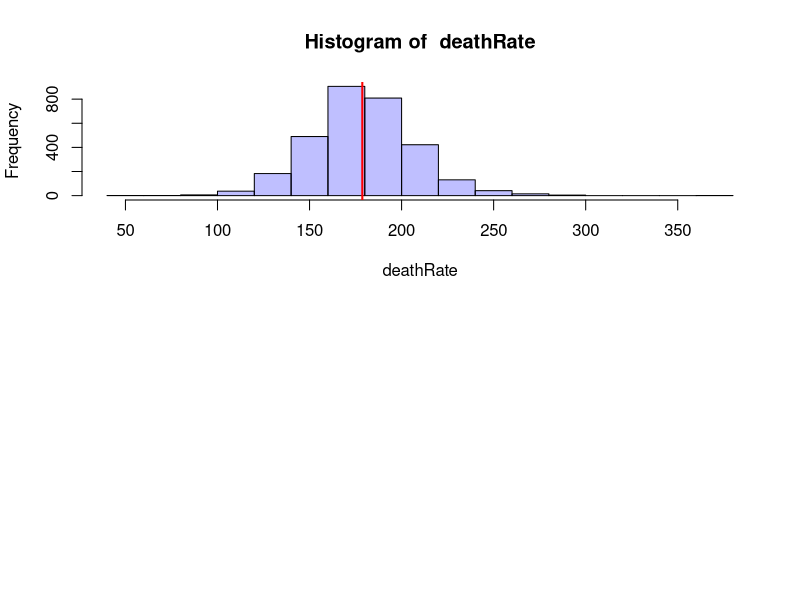
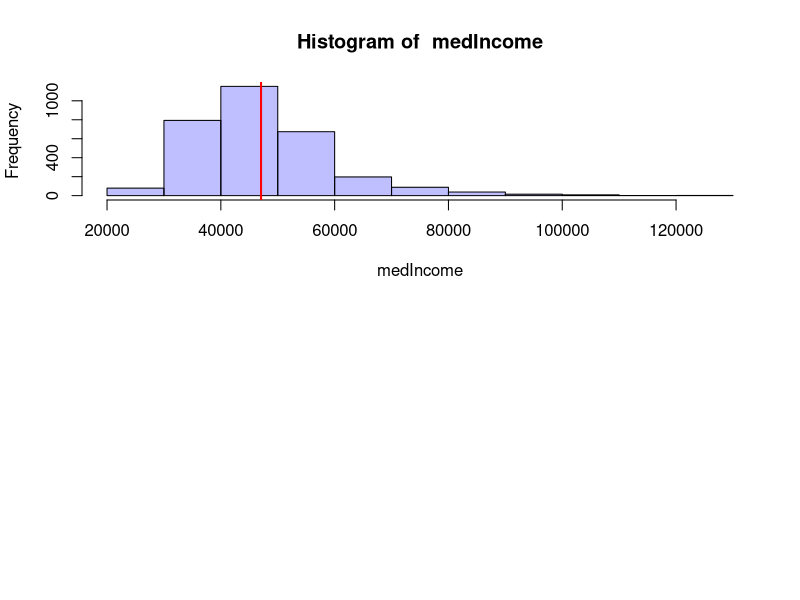
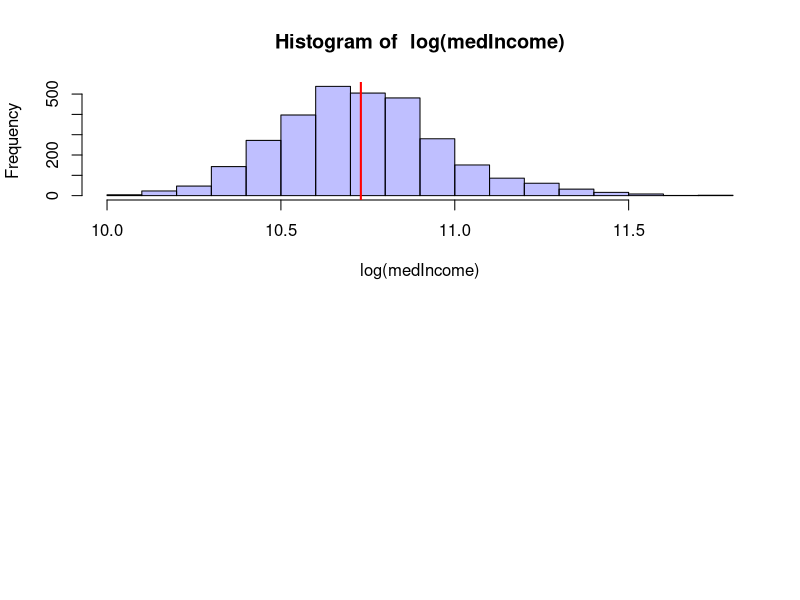
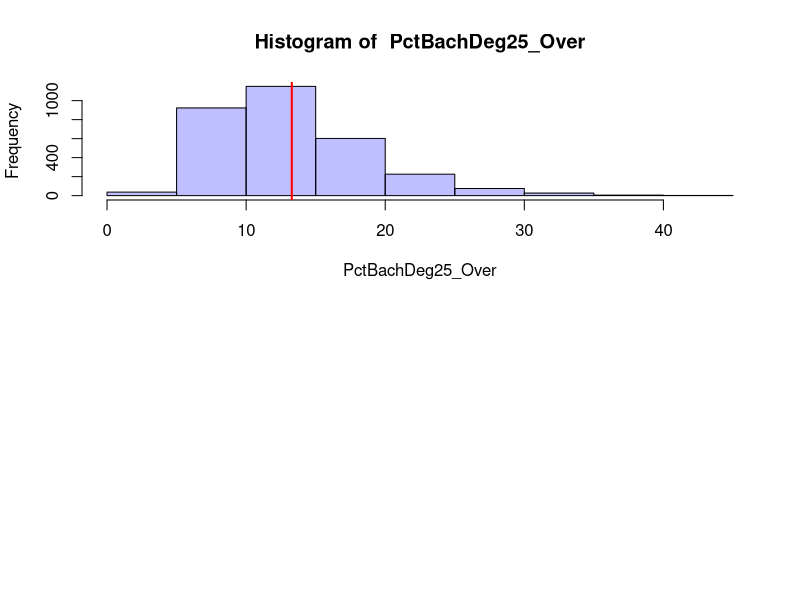
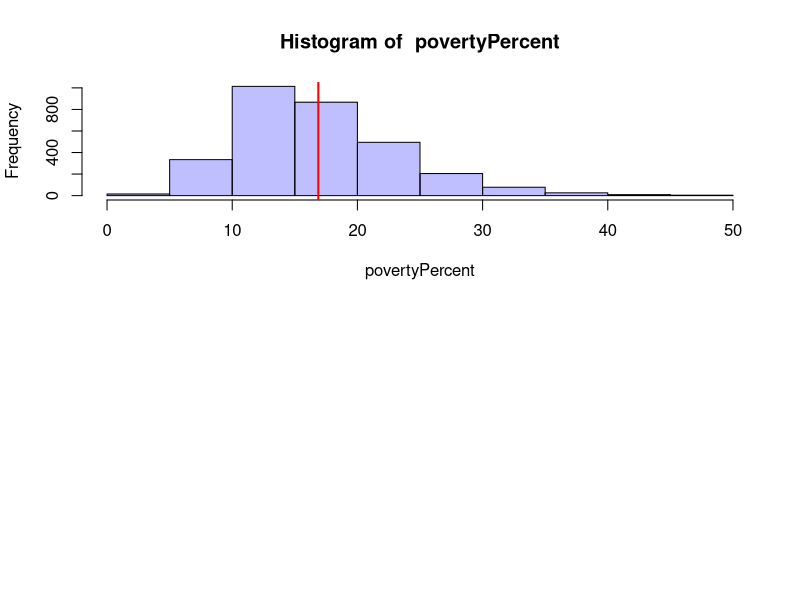
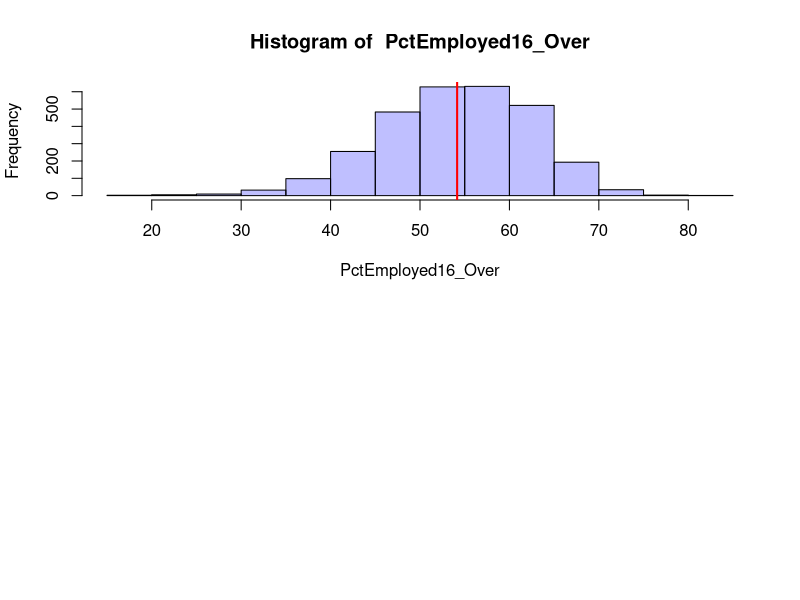
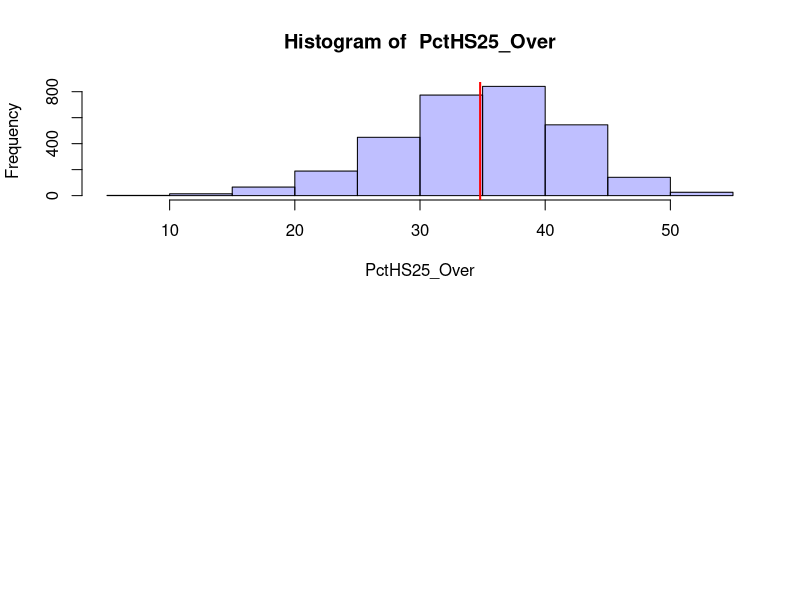
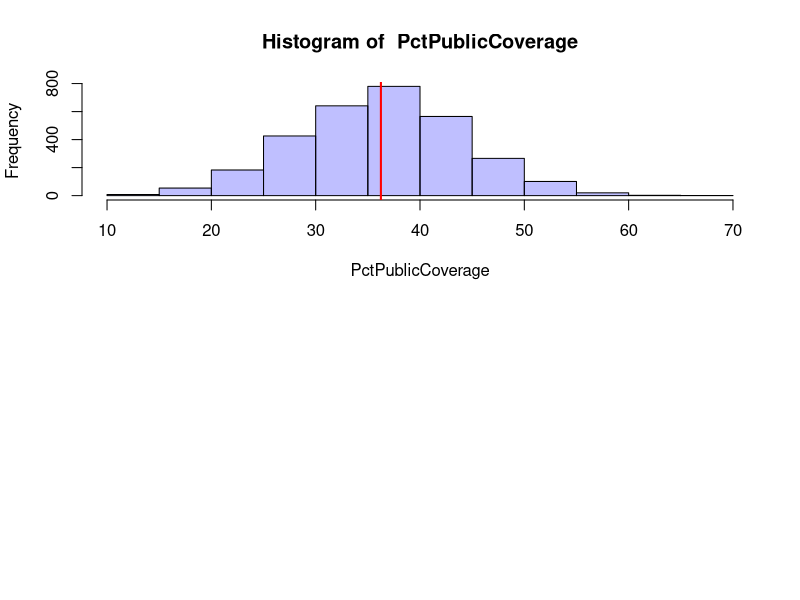

Source code (R) for these figures, in order:
## ---- chunk 1
knitr::opts_chunk$set(echo = TRUE)
## ---- chunk 2
setwd('~/Documents/MIDS/W203/hw/Lab_1/Cancer_EDA')
Cancer = read.csv('cancer.csv')
## ---- chunk 3
colnames(Cancer)
nrow(Cancer)
## ---- chunk 4
summary(Cancer)
attach(Cancer)
par(mar=c(20,4.1,4.1,2.1))
## ---- chunk 5
# convenient wrapper function for a prettier histogram
histWithMean <- function(vec, name) {
  hist(vec, col=rgb(0,0,1,1/4), main=paste("Histogram of ", name), xlab=name)
  # add a red line down the mean
  abline(v = mean(vec, na.rm=TRUE), col="red", lwd=2)
}
## ---- chunk 6
histWithMean(deathRate, "deathRate")
## ---- chunk 7
# function that counts the number of elements in a vector that satisfy the predicate
# convenient for checking certain sanity bounds and counting how many are out of the bounds
count.by <- function(vec, predicate) {
  yes <- 0
  no <- 0
  for (n in vec) {
    if (predicate(n)) {
      yes <- yes + 1
    } else {
      no <- no + 1
    }
  }
  return(c(yes, no))
}
## ---- chunk 8
count.by(AvgHouseholdSize, function(num) num < 1)
## ---- chunk 9
count.by(MedianAge, function(num) num > 200)
## ---- chunk 10
count.by(PctEmployed16_Over, is.na)
## ---- chunk 11
count.by(PctSomeCol18_24, is.na)
## ---- chunk 12
histWithMean(medIncome, "medIncome")
histWithMean(log(medIncome), "log(medIncome)")
## ---- chunk 13
Cancer$logMedIncome <- log(medIncome)
## ---- chunk 14
histWithMean(PctBachDeg25_Over, "PctBachDeg25_Over")
histWithMean(povertyPercent, "povertyPercent")
histWithMean(PctEmployed16_Over, "PctEmployed16_Over")
histWithMean(PctHS25_Over, "PctHS25_Over")
histWithMean(PctPublicCoverage, "PctPublicCoverage")
histWithMean(PctPrivateCoverage, "PctPrivateCoverage")
histWithMean(PctUnemployed16_Over, "PctUnemployed16_Over")
## ---- chunk 15
# some columns were added, so lets update the attached version
detach(Cancer)
attach(Cancer)
## ---- chunk 16
# get just the numeric columns
numericColumns <- sapply(Cancer, is.numeric)
NumericCancer <- Cancer[, numericColumns]
# get each correlations with each column
correlations <- apply(NumericCancer, 2, function(col) cor(col, deathRate))
correlations <- correlations[!is.na(correlations)]
## ---- chunk 17
# clean the NAs out of PctEmployed16_Over and calculate correlation
cleanPctEmployed16_Over <- !is.na(PctEmployed16_Over)
corPctEmployed16_Over <- cor(PctEmployed16_Over[cleanPctEmployed16_Over], deathRate[cleanPctEmployed16_Over])
# append it to the vector of correlations and name the entry
correlations <- c(correlations, corPctEmployed16_Over)
names(correlations)[length(correlations)] <- "PctEmployed16_Over"
## ---- chunk 18
# sort them
correlations <- correlations[order(abs(correlations), decreasing=TRUE)]
correlations <- correlations[2:length(correlations)]
correlations <- correlations[abs(correlations) >= 0.3]
correlations
## ---- chunk 19

#par(mar=c(8,4,6,2))
plotInfo <- function(vec, name, corr) {
  plot(vec, deathRate, cex=0.2, sub=paste("r = ", corr), xlab=name, main=paste("deathRate vs ", name))
}

for (i in 1:length(correlations)) {
  name <- names(correlations)[i]
  plotInfo(unlist(Cancer[name]), name, correlations[i])
}
